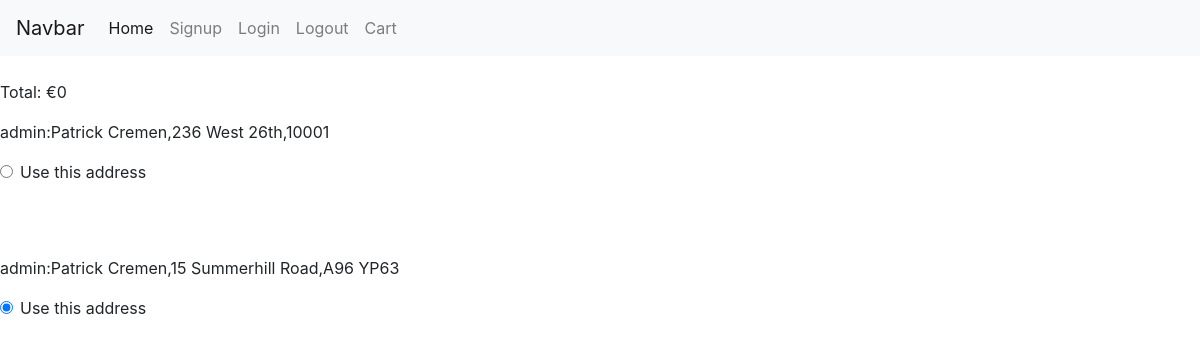
Screenshot of /cart/pay/ (signed in) with the database file from the repository.
### market/models.py (models this page shows, shortened)
class Delivery(models.Model):
    user = models.ForeignKey(User, null=False, on_delete=models.PROTECT)
    full_name = models.CharField(max_length=50, blank=False)
    phone_number = models.CharField(max_length=20, blank=False)
    street_address1 = models.CharField(max_length=40, blank=False)
    street_address2 = models.CharField(max_length=40, blank=True)
    postcode = models.CharField(max_length=20, blank=True)
    town_or_city = models.CharField(max_length=40, blank=False)
    county = models.CharField(max_length=50, blank=False)
    country = CountryField()
    current_delivery_method = models.BooleanField(default=True)
    def __str__(self):
        return "{0}:{1},{2},{3}".format(self.user, self.full_name, self.street_address1, self.postcode)

### accounts/models.py (models this page shows)
class User(AbstractUser):
    USERNAME_FIELD = "email"
    email = models.EmailField(('email address'), blank=False, unique=True)
    REQUIRED_FIELDS = []
    def __str__(self):
        return self.username

### market/views.py (the view, shortened to what this page needs)
def pay(request):
    user = request.user
    user_addresses = get_user_delivery_addresses(user)
    return render(request, 'pay.html', {"addresses": user_addresses})

### market/cart.py (called while the page is built)
    def __len__(self):
        return sum(item['quantity'] for item in self.cart.values())

    def get_total_price(self):
        return sum(Decimal(item['price']) * item['quantity'] for item in self.cart.values())

    def get_stripe_price(self):
        return (sum(Decimal(item['price']) * item['quantity'] for item in self.cart.values()) * 100)

### market/checkout.py (called while the page is built)
def get_user_delivery_addresses(user):
    return Delivery.objects.filter(user=user)

### market/contexts.py (called while the page is built)
def cart(request):
    return {'cart': Cart(request)}

### market/templates/pay.html (shortened to what this page needs)
{% extends 'base.html' %}
{% load bootstrap_tags %}
{% block content %}
<br>
<p>Total: €{{ cart.get_total_price }}</p>
<form method="POST">
{% for address in addresses %}
<p>{{ address }}</p>
<div class="form-check">
    {% if address.current_delivery_method %}
  <input class="form-check-input" type="radio" name="deliverySelection" id="{{ address.id }}" add value="{{ address.id }}" checked >
  {% else %}
   <input class="form-check-input" type="radio" name="deliverySelection"id="{{ address.id }}" value="{{ address.id }}" >
   {% endif %}
  <label class="form-check-label" >
    Use this address
  </label>
</div>
<br><br><br>
{% endfor %}
</form>
{% endblock %}

### rows the page displays
Delivery: user+full_name+street_address1 "admin:Patrick Cremen,236 West 26th,10001"
Delivery: user+full_name+street_address1 "admin:Patrick Cremen,15 Summerhill Road,A96 YP63"

### other values shown
{{ cart.get_total_price }} "0"
